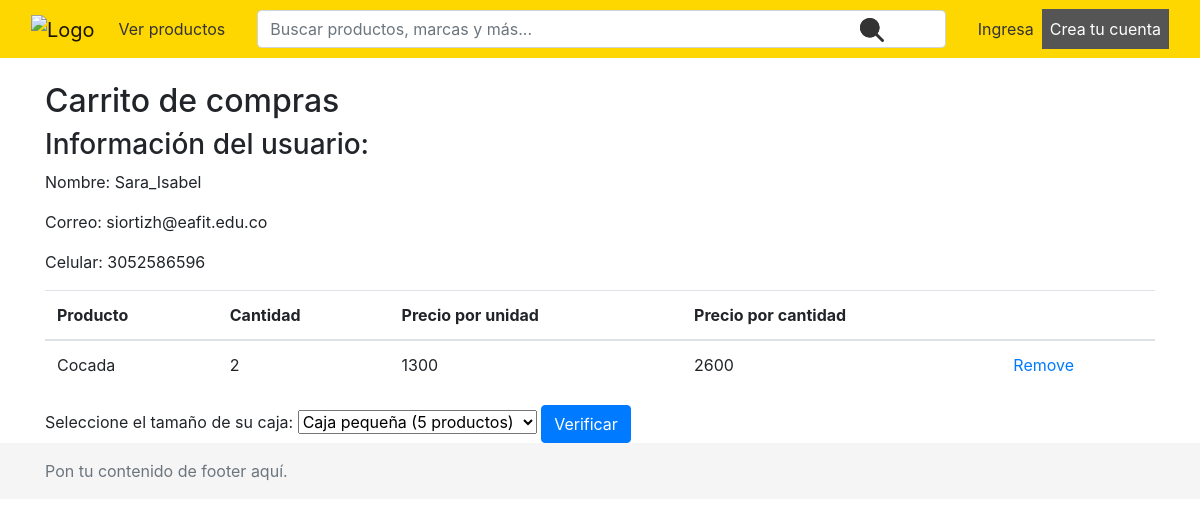
Screenshot of /shopping-cart/ (signed in) with the database file from the repository.
### users/models.py (models this page shows)
class CustomUser(AbstractUser):
    address = models.CharField(max_length = 255, null=True)
    phone_number = models.IntegerField(null=True)

### shoppingcart/models.py (models this page shows, shortened)
class CartItem(models.Model):
    cart = models.ForeignKey(Cart, on_delete=models.CASCADE, related_name="items")
    product = models.ForeignKey(Product, on_delete=models.CASCADE)
    quantity = models.IntegerField(default=1)
    def __str__(self):
        return f"{self.product.name} ({self.quantity})"
    def get_total_price(self):
        return self.product.price * self.quantity

### products/models.py (models this page shows)
class Product(models.Model):
    name = models.CharField(max_length=255)
    description=models.CharField(max_length=255)
    country=models.CharField(max_length=255)
    size=models.CharField(max_length=255)
    image_product= models.ImageField(upload_to='products/images/', default= 'products/images/box.jpg')
    price=models.IntegerField()

### shoppingcart/views.py (the view)
# urls.py: path('shopping-cart/', include('shoppingcart.urls', namespace='cart')),
@login_required
def cart(request):
    customer_id = request.user.id
    customer = CustomUser.objects.get(pk=customer_id)
    cart, create = Cart.objects.get_or_create(customer=customer)
    cart_items = CartItem.objects.filter(cart=cart.pk)
    cart_item = ShoppingCart(request)
    total_cart = cart_item.get_total(cart.pk)
    box_size = request.session.get('box_size', None)
    if box_size is not None:
        request.session['box_size'] = box_size
    return render(request, 'cart.html', {'cart': cart, 'cart_items': cart_items,'customer': customer, 'total': total_cart, 'box_size': box_size})

### shoppingcart/utils.py (called while the page is built)
    def get_total(self, cart_id):
        total = 0
        cart = Cart.objects.get(pk=cart_id)
        query = CartItem.objects.filter(cart=cart)
        print(query)

### shoppingcart/templates/cart.html (shortened to what this page needs)
{% extends "templates/base.html" %}
{% block content %}
    <h2>Carrito de compras</h2>
    {% if user.is_authenticated %}
        {% if not user.is_staff %}
            {% if cart_items %}
                <div class="customer-info box">
                    <h3>Información del usuario:</h3>
                    <p>Nombre: {{ customer.username }}</p>
                    <p>Correo: {{ customer.email }}</p>
                    <p>Celular: {{ customer.phone_number }}</p>
                </div>
                <table class="table">
                    <thead>
                        <tr>
                            <th>Producto</th>
                            <th>Cantidad</th>
                            <th>Precio por unidad</th>
                            <th>Precio por cantidad</th>
                            <th></th>
                        </tr>
                    </thead>
                    <tbody>
                        {% for item in cart_items %}
                            <tr>
                                <td>{{ item.product.name }}</td>
                                <td>{{ item.quantity }}</td>
                                <td>{{ item.product.price }}</td>
                                <td>{{ item.get_total_price }}</td>
                                <td><a href="{% url 'cart:remove_from_cart' item.product.id %}">Remove</a></td>
                            </tr>
                        {% endfor %}
                    </tbody>
                </table>
                <label for="box_size">Seleccione el tamaño de su caja:</label>
                    <select id="box_size" name="box_size">
                        <option value="5">Caja pequeña (5 productos)</option>
                    </select>
                <a href="{% url 'cart:order' %}" class="btn btn-primary">Verificar</a>
            {% endif %}
        {% endif %}
    {% endif %}
{% endblock %}

### rows the page displays
CustomUser: username "Sara_Isabel", email "siortizh@eafit.edu.co", phone_number "3052586596"
CartItem: product.name "Cocada", quantity "2", product.price "1300", get_total_price "2600"
